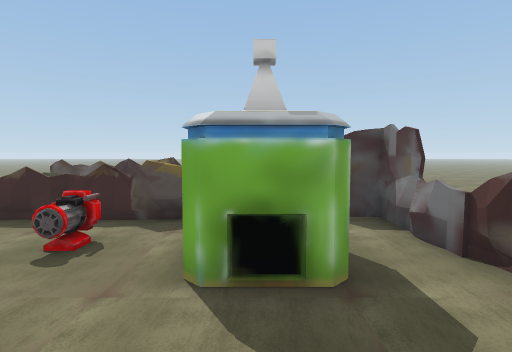
[1] (above)

17 first-person views from a walk through a Unity game level. The camera is 1.5 m above the floor, tilts 4° down and sees 80° across. The floor is counted in squares, 1 m on a side. Each view is taken from the middle of a square. On the plan, view 1 faces up. The plan holds only what a view shows up to about 15 squares ahead; the rest is blank. The place goes on beyond the plan. The player is left out. Some animated figures are not drawn. Some surface patterns are stand-ins.

[2]
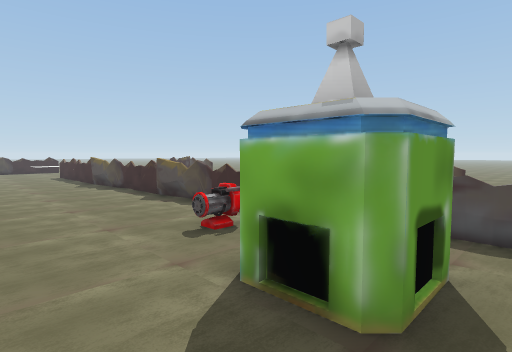

[3]
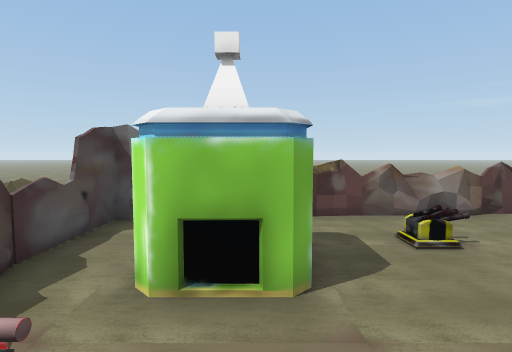

[4]
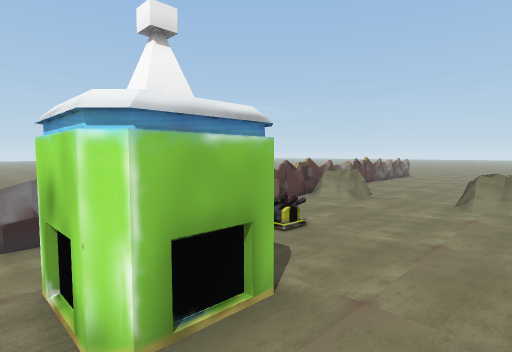

[5]
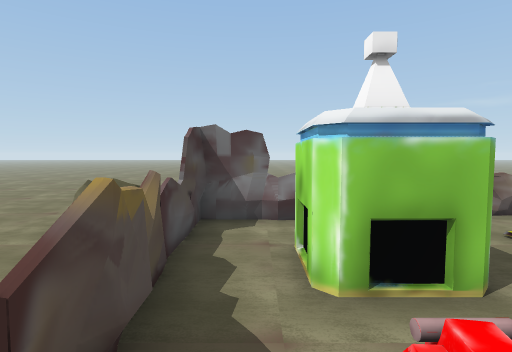

[6]
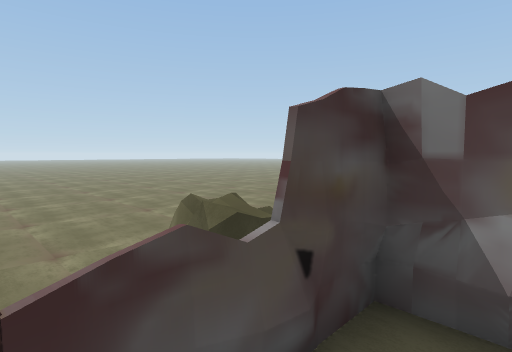

[7]
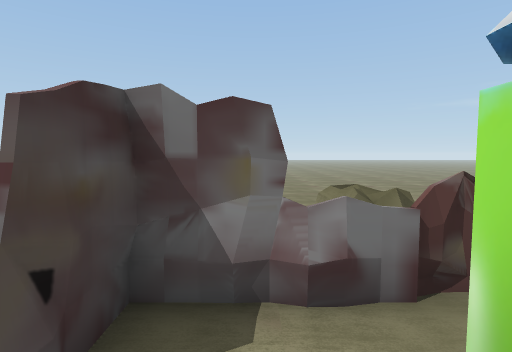

[8]
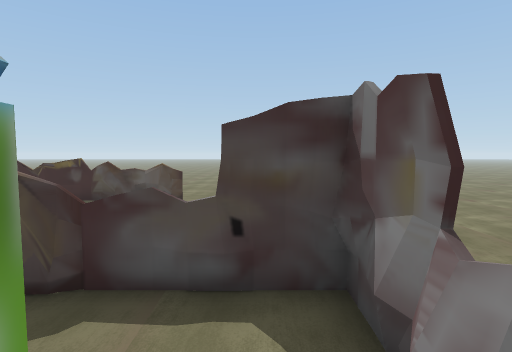

[9]
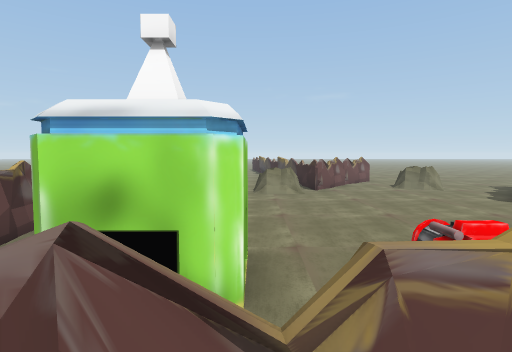

[10]
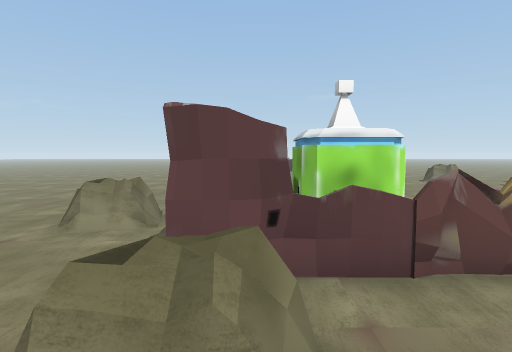

[11]
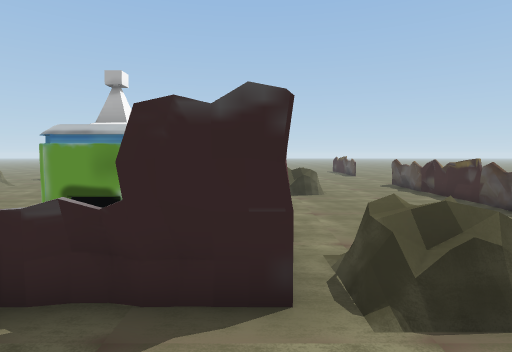

[12]
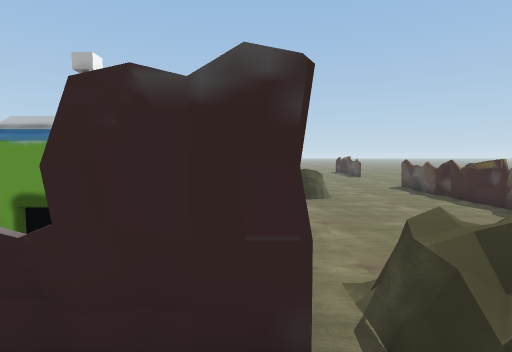

[13]
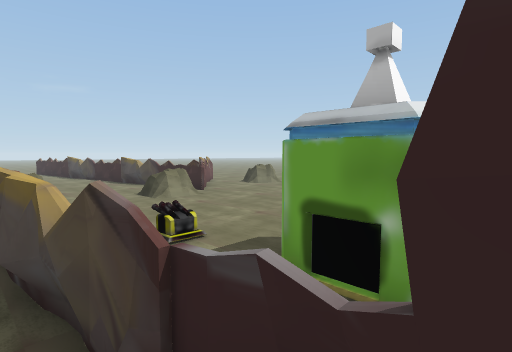

[14]
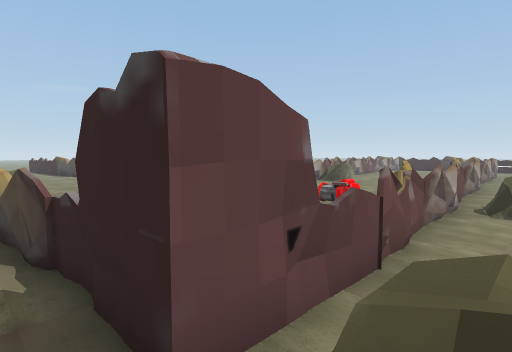

[15]
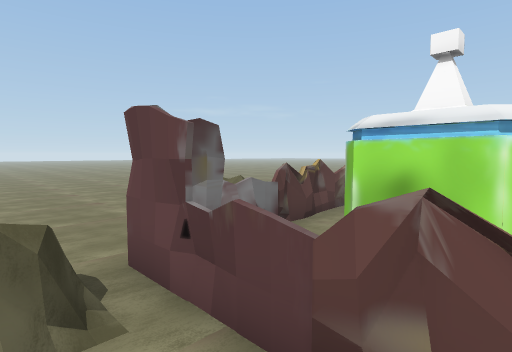

[16]
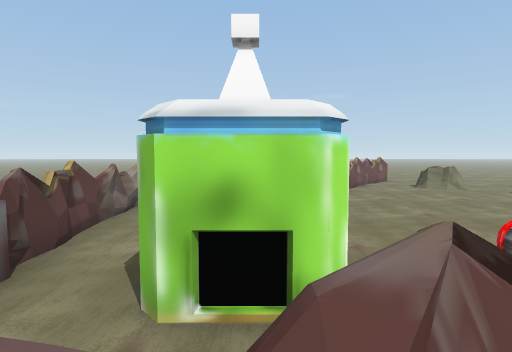

[17]
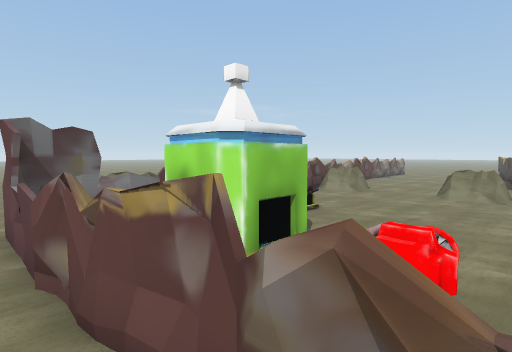

### Floor plan
Key: @ floor where view 1 was taken; # wall or solid block; x gap in a wall; . floor; = window, fence, low wall or low ledge; ^ raised ledge; T turret; O other object.
Columns run from 16 left of view 1 to 10 right of it. Each row starts with its distance up from view 1.
 16                ............
 15                ............
 14       .=========...........
 13       .....................
 12       ......... ..........
 11       ......... .....  ..
 10        ...........==  ..
  9          ===......^=....
  8          x^.......==.......
  7   ...===.x========##.......
  6   ====.#= .........#.......
  5  ............O.TTT.=.==....
  4 ...............TTT.====....
  3 ................TT.=#= ...
  2    ................#=.  ...
  1          ........O.==.  ...
  0         ........@..=...  ..
 -1        ............## .  ..
 -2        .............= .
 -3        .............=
 -4       .......=^=..===
 -5      ..==...====..= =
 -6    ....==..##=..... =
 -7    ...     = =......=
 -8              =......=
 -9               . ....
-10               = ...
-11               = ..

Where each view was taken, in squares from view 1:
view 1: 0 up, 0 right, facing up
view 2: 1 up, 2 right, facing up-left
view 3: 4 up, 4 left, facing right
view 4: 6 up, 3 left, facing down-right
view 5: 6 up, 4 left, facing right
view 6: 6 up, 0 right, facing up-right
view 7: 6 up, 0 right, facing right
view 8: 4 up, 2 right, facing up
view 9: 8 up, 1 left, facing down
view 10: 11 up, 2 right, facing down
view 11: 7 up, 6 right, facing left
view 12: 7 up, 5 right, facing left
view 13: 6 up, 4 right, facing down-left
view 14: 9 up, 4 right, facing down-left
view 15: 9 up, 1 left, facing down-right
view 16: 8 up, 0 right, facing down
view 17: 8 up, 4 left, facing down-right
